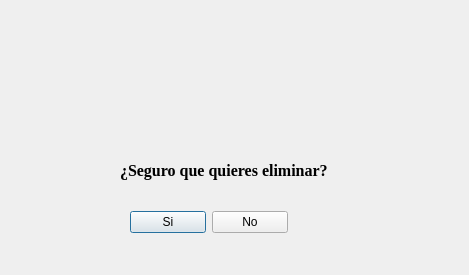
<?xml version="1.0" encoding="UTF-8"?>
<ui version="4.0">
 <class>Eliminar</class>
 <widget class="QDialog" name="Eliminar">
  <property name="geometry">
   <rect>
    <x>0</x>
    <y>0</y>
    <width>469</width>
    <height>275</height>
   </rect>
  </property>
  <property name="windowTitle">
   <string>Dialog</string>
  </property>
  <property name="modal">
   <bool>true</bool>
  </property>
  <widget class="QLabel" name="lblAviso">
   <property name="geometry">
    <rect>
     <x>120</x>
     <y>150</y>
     <width>271</width>
     <height>41</height>
    </rect>
   </property>
   <property name="font">
    <font>
     <family>Times New Roman</family>
     <pointsize>12</pointsize>
     <weight>75</weight>
     <bold>true</bold>
    </font>
   </property>
   <property name="text">
    <string>¿Seguro que quieres eliminar?</string>
   </property>
  </widget>
  <widget class="QLabel" name="label_2">
   <property name="geometry">
    <rect>
     <x>150</x>
     <y>30</y>
     <width>141</width>
     <height>101</height>
    </rect>
   </property>
   <property name="text">
    <string/>
   </property>
   <property name="pixmap">
    <pixmap resource="img/aviso2.qrc">:/newPrefix/kisspng-warning-sign-computer-icons-symbol-clip-art-alert-icon-image-gallery-5ab048f60c5a21.2844429515215024540506.png</pixmap>
   </property>
   <property name="scaledContents">
    <bool>true</bool>
   </property>
  </widget>
  <widget class="QWidget" name="">
   <property name="geometry">
    <rect>
     <x>130</x>
     <y>210</y>
     <width>158</width>
     <height>25</height>
    </rect>
   </property>
   <layout class="QHBoxLayout" name="horizontalLayout">
    <item>
     <widget class="QPushButton" name="btnSi">
      <property name="text">
       <string>Si</string>
      </property>
     </widget>
    </item>
    <item>
     <widget class="QPushButton" name="btnNo">
      <property name="text">
       <string>No</string>
      </property>
     </widget>
    </item>
   </layout>
  </widget>
 </widget>
 <resources>
  <include location="img/aviso2.qrc"/>
 </resources>
 <connections/>
</ui>
